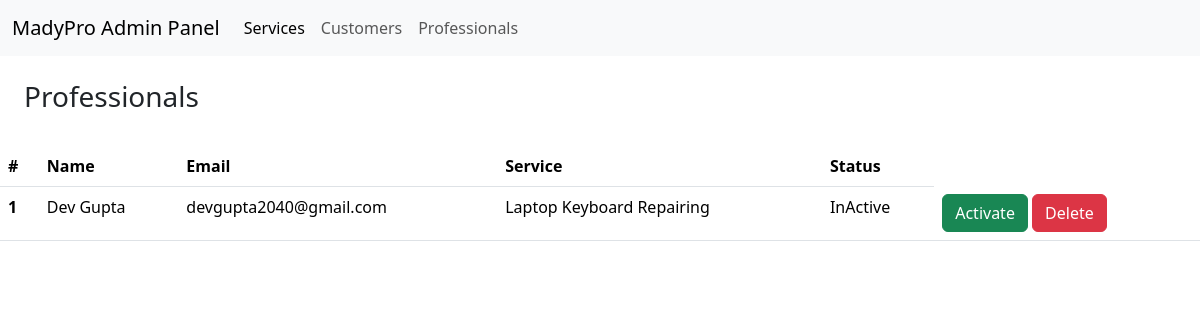
The app's page /admin/professionals with its own data.
### app.py (models this page shows, shortened)
class Professional(UserMixin, db.Model):
    id = db.Column(db.Integer, autoincrement=True, primary_key=True)
    name = db.Column(db.String, unique=True, nullable=False)
    email = db.Column(db.String(120), unique=True, nullable=False)
    password = db.Column(db.String, nullable=False)
    service_id = db.Column(db.Integer, db.ForeignKey('service.id'), nullable=False)
    service_requests = db.relationship('ServiceRequest', backref='professional', lazy=True)
    status = db.Column(db.String, default="Pending")

class Service(db.Model):
    id = db.Column(db.Integer, autoincrement=True, primary_key=True)
    name = db.Column(db.String, unique=True, nullable=False)
    price = db.Column(db.Integer, nullable=False)
    description = db.Column(db.Text)
    category_id = db.Column(db.Integer, db.ForeignKey('category.id'), nullable=False)
    professionals = db.relationship('Professional', backref='service', lazy=True)

### app.py (the view)
@app.route("/admin/professionals")
def admin_professionals():
    all_professionals = Professional.query.all()
    return render_template("professionals_admin.html", professionals=all_professionals)

### templates/professionals_admin.html
{% extends 'admin.html' %}
{% block content %}
    <div class="d-flex justify-content-between align-items-center m-4">
        <h3>Professionals</h3>
    </div>
    <table class="table table-hover">
        <thead>
            <tr>
                <th scope="col">#</th>
                <th scope="col">Name</th>
                <th scope="col">Email</th>
                <th scope="col">Service</th>
                <th scope="col">Status</th>
            </tr>
        </thead>
        <tbody>
            {% for professional in professionals %}
                <tr>
                    <th scope="row">{{ professional.id }}</th>
                    <td>{{ professional.name }}</td>
                    <td>{{ professional.email }}</td>
                    <td>{{ professional.service.name }}</td>
                    <td>{{ professional.status }}</td>
                    <td>
                        {% if professional.status == "Pending" %}
                            <form action="{{ url_for('activate_professional', professional_id=professional.id) }}" method="POST">
                                <button type="submit" class="btn btn-success">Activate</button>
                            </form>
                        {% elif professional.status == "Active" %}
                            <form action="{{ url_for('deactivate_professional', professional_id=professional.id) }}" method="POST" style="display:inline;">
                                <button type="submit" class="btn btn-warning">Deactivate</button>
                            </form>
                        {% elif professional.status == "InActive" %}
                            <form action="{{ url_for('activate_professional', professional_id=professional.id) }}" method="POST" style="display:inline;">
                                <button type="submit" class="btn btn-success">Activate</button>
                            </form>
                        {% endif %}
                        <form action="{{ url_for('delete_professional', professional_id=professional.id) }}" method="POST" style="display:inline;">
                            <button type="submit" class="btn btn-danger">Delete</button>
                        </form>
                    </td>
                </tr>
            {% endfor %}
        </tbody>
    </table>
{% endblock %}

### records on screen
Professional: id "1", name "Dev Gupta", email "devgupta2040@gmail.com", service.name "Laptop Keyboard Repairing", status "InActive"
